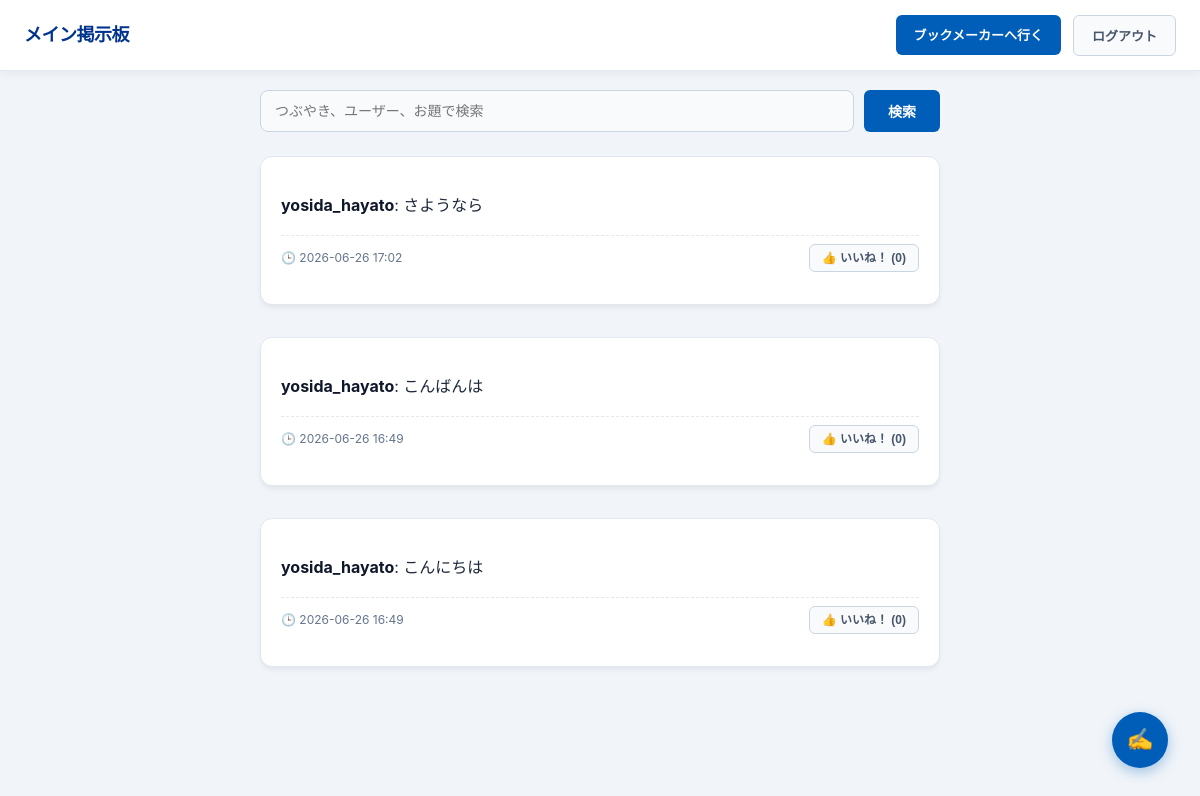
Before: / (signed in) with the older database file.
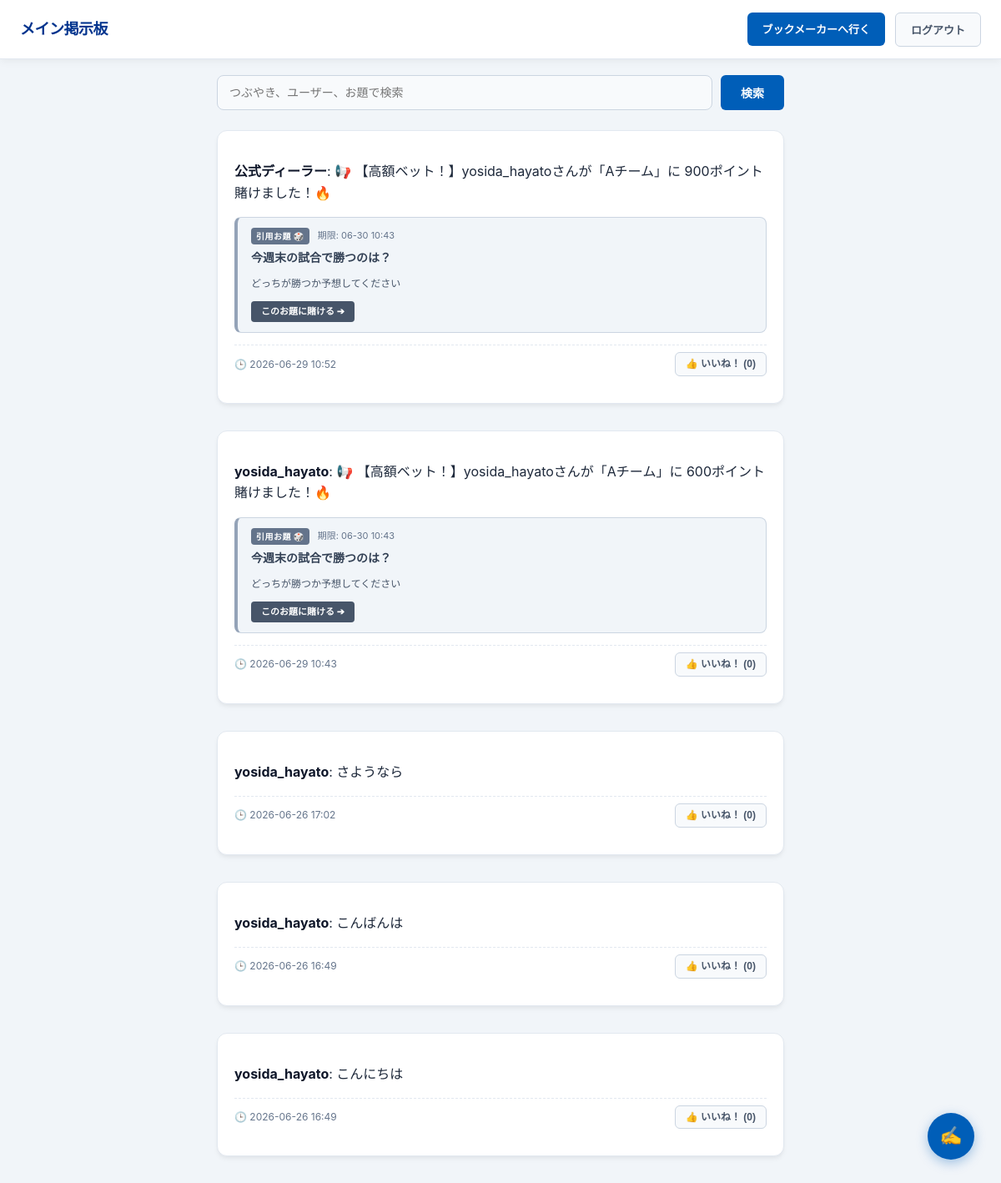
After: the same page with the newer database file.
### bookmaker/models.py (models this page shows, shortened)
class Chat(models.Model):
    chatid = models.AutoField(primary_key=True) # 主キー（自動連番）
    uid = models.ForeignKey(User, on_delete=models.CASCADE, related_name='chats')
    text = models.TextField() # 本文
    time = models.DateTimeField(auto_now_add=True) # 投稿日時を自動記録
    shared_topic = models.ForeignKey(
        Topic,
        on_delete=models.SET_NULL,
        null=True,
        blank=True,
        related_name='shared_chats'
    )

class Topic(models.Model):
    topicid = models.AutoField(primary_key=True) # 主キー（自動連番）
    topictitle = models.CharField(max_length=200) # お題のタイトル
    uid = models.ForeignKey(User, on_delete=models.SET_NULL, null=True) # 外部キー：お題を作成した人
    topicdetailtext = models.TextField() # お題の詳しい説明
    status = models.CharField(max_length=20, default='open') # ステータス
    deadtime = models.DateTimeField() # 締め切り時間

### bookmaker/views.py (the view)
# urls.py: path('', bookmaker_views.top_board, name='top_page'),
@login_required
def top_board(request):
    search_query = request.GET.get('q', '').strip()  # 前後の余計な空白を消す
    chats_queryset = Chat.objects.all().select_related('shared_topic', 'uid').order_by('-time')
    if search_query:
        query_lower = search_query.lower()
        filtered_chats = []
        for chat in chats_queryset:
            in_text = query_lower in chat.text.lower()
            in_username = query_lower in str(chat.uid.username).lower()
            in_topic = False
            if chat.shared_topic and chat.shared_topic.topictitle:
                in_topic = query_lower in chat.shared_topic.topictitle.lower()
            if in_text or in_username or in_topic:
                filtered_chats.append(chat)
        chats = filtered_chats
    else:
        chats = chats_queryset
    active_topics = Topic.objects.filter(
        status='open',
        deadtime__gt=timezone.now()
    ).order_by('-deadtime')
    return render(request, 'top_board.html', {
        'chats': chats,
        'active_topics': active_topics,
        'search_query': search_query,
    })

### sns_project/templates/top_board.html (shortened to what this page needs)
{% load static %}
<!DOCTYPE html>
<html lang="ja">
<head>
    <link rel="stylesheet" href="{% static 'css/style.css' %}">
</head>
<body class="board-body">
    <button type="button" id="openChatModalBtn" class="floating-post-btn">✍️</button>
    <header class="bm-header fixed-header">
        <div class="header-left">
            <h1 class="page-main-title">メイン掲示板</h1>
        </div>
        <div class="header-right">
            <a href="{% url 'bookmaker:topic_list' %}" class="btn btn-primary bg-kpmg-blue">
                ブックメーカーへ行く
            </a>
            <form method="POST" action="{% url 'logout' %}" class="inline-form">
                <button type="submit" class="btn btn-secondary">ログアウト</button>
            </form>
        </div>
    </header>
    <div class="board-container search-box-container">
        <form method="GET" action="{% url 'top_page' %}" class="search-form">
            <div class="search-input-wrap">
                <input type="text" name="q" value="{{ search_query }}" placeholder="つぶやき、ユーザー、お題で検索" class="search-input">
            </div>
            <button type="submit" class="btn btn-primary bg-kpmg-blue search-submit-btn">検索</button>
        </form>
    </div>
    <div class="topic-grid board-container">
        {% for chat in chats %}
            <div class="card topic-card border-kpmg-blue margin-bottom-md">
                <div class="chat-content">
                    <p class="topic-detail chat-text-layout">
                        <strong class="chat-user-name">{{ chat.uid.username }}</strong>: {{ chat.text }}
                    </p>
                    {% if chat.shared_topic %}
                    <div class="shared-topic-card">
                        <div class="shared-topic-meta">
                            <span class="quote-badge">引用お題 🎲</span>
                            <span class="quote-deadline">期限: {{ chat.shared_topic.deadtime|date:"m-d H:i" }}</span>
                        </div>
                        <strong class="shared-topic-title">{{ chat.shared_topic.topictitle }}</strong>
                        <p class="shared-topic-description">
                            {{ chat.shared_topic.topicdetailtext|truncatechars:80 }}
                        </p>
                        <div class="text-right">
                            <a href="{% url 'bookmaker:topic_list' %}" class="btn btn-primary bg-kpmg-blue quote-link-btn">
                                このお題に賭ける ➔
                            </a>
                        </div>
                    </div>
                    {% endif %}
                </div>
                <div class="topic-meta chat-meta-layout">
                    <span class="meta-date">🕒 {{ chat.time|date:"Y-m-d H:i" }}</span>
                    <div class="reaction-wrapper">
                        <form method="POST" action="{% url 'bookmaker:toggle_reaction' chat.chatid %}" class="inline-form">
                            <button type="submit" class="btn btn-secondary small-btn reaction-trigger-btn">
                                👍 いいね！ ({{ chat.reactions.count }})
                            </button>
                        </form>
                    </div>
                </div>
            </div>
        {% empty %}
            <p class="empty-text timeline-empty-text">
                まだ投稿がありません。最初のつぶやきをしてみよう！
            </p>
        {% endfor %}
    </div>
</body>
</html>

Changed rows visible on the page:
added Chat: uid.username "公式ディーラー", text "📢 【高額ベット！】yosida_hayatoさんが「Aチーム」に 900ポイント 賭けました！🔥", shared_topic.deadtime "06-30 10:43", shared_topic.topictitle "今週末の試合で勝つのは？", shared_topic.topicdetailtext "どっちが勝つか予想してください", time "2026-06-29 10:52", reactions.count "0"
added Chat: uid.username "yosida_hayato", text "📢 【高額ベット！】yosida_hayatoさんが「Aチーム」に 600ポイント 賭けました！🔥", shared_topic.deadtime "06-30 10:43", shared_topic.topictitle "今週末の試合で勝つのは？", shared_topic.topicdetailtext "どっちが勝つか予想してください", time "2026-06-29 10:43", reactions.count "0"
